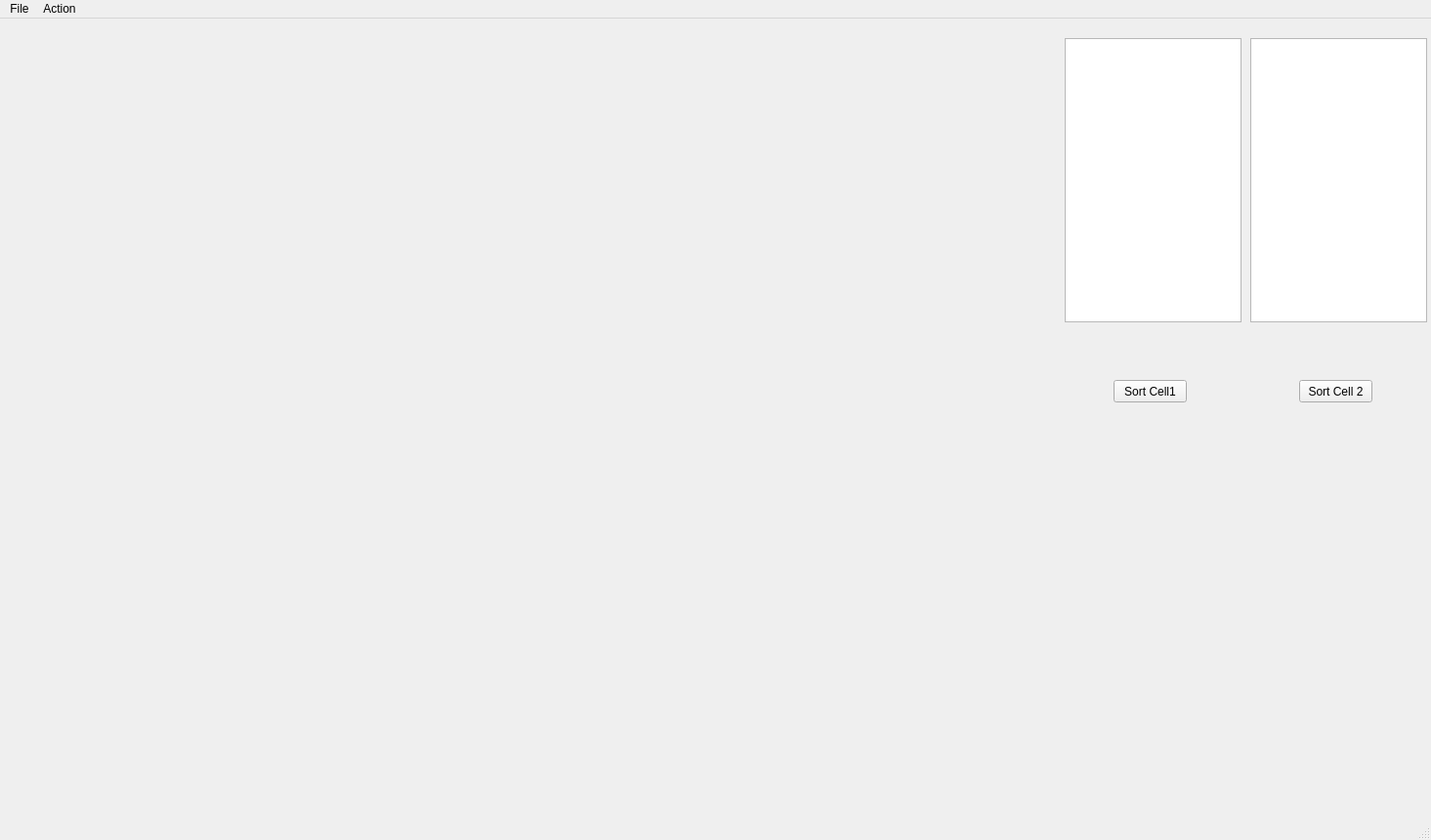
<?xml version="1.0" encoding="UTF-8"?>
<ui version="4.0">
 <class>MainWindow</class>
 <widget class="QMainWindow" name="MainWindow">
  <property name="geometry">
   <rect>
    <x>0</x>
    <y>0</y>
    <width>1465</width>
    <height>860</height>
   </rect>
  </property>
  <property name="windowTitle">
   <string>MainWindow</string>
  </property>
  <widget class="QWidget" name="centralwidget">
   <widget class="QTableView" name="tableView_2">
    <property name="geometry">
     <rect>
      <x>1280</x>
      <y>20</y>
      <width>181</width>
      <height>291</height>
     </rect>
    </property>
   </widget>
   <widget class="QTableView" name="tableView_3">
    <property name="geometry">
     <rect>
      <x>1090</x>
      <y>20</y>
      <width>181</width>
      <height>291</height>
     </rect>
    </property>
   </widget>
   <widget class="QPushButton" name="pushButton">
    <property name="geometry">
     <rect>
      <x>1140</x>
      <y>370</y>
      <width>75</width>
      <height>23</height>
     </rect>
    </property>
    <property name="text">
     <string>Sort Cell1</string>
    </property>
   </widget>
   <widget class="QPushButton" name="pushButton_2">
    <property name="geometry">
     <rect>
      <x>1330</x>
      <y>370</y>
      <width>75</width>
      <height>23</height>
     </rect>
    </property>
    <property name="text">
     <string>Sort Cell 2</string>
    </property>
   </widget>
   <widget class="QWidget" name="widget" native="true">
    <property name="geometry">
     <rect>
      <x>10</x>
      <y>10</y>
      <width>501</width>
      <height>471</height>
     </rect>
    </property>
   </widget>
   <widget class="QWidget" name="widget_2" native="true">
    <property name="geometry">
     <rect>
      <x>520</x>
      <y>10</y>
      <width>501</width>
      <height>471</height>
     </rect>
    </property>
   </widget>
   <widget class="QWidget" name="widget_3" native="true">
    <property name="geometry">
     <rect>
      <x>10</x>
      <y>510</y>
      <width>1011</width>
      <height>141</height>
     </rect>
    </property>
   </widget>
   <widget class="QWidget" name="widget_4" native="true">
    <property name="geometry">
     <rect>
      <x>10</x>
      <y>660</y>
      <width>1011</width>
      <height>141</height>
     </rect>
    </property>
   </widget>
  </widget>
  <widget class="QMenuBar" name="menubar">
   <property name="geometry">
    <rect>
     <x>0</x>
     <y>0</y>
     <width>1465</width>
     <height>21</height>
    </rect>
   </property>
   <widget class="QMenu" name="menuFile">
    <property name="title">
     <string>File</string>
    </property>
    <addaction name="actionOpen_Project"/>
    <addaction name="actionAdd_Video"/>
    <addaction name="actionImport_MS"/>
    <addaction name="separator"/>
    <addaction name="actionExport_MS"/>
    <addaction name="actionExport_Binary_List"/>
   </widget>
   <widget class="QMenu" name="menuAction">
    <property name="title">
     <string>Action</string>
    </property>
    <addaction name="actionSort_Cell"/>
   </widget>
   <addaction name="menuFile"/>
   <addaction name="menuAction"/>
  </widget>
  <widget class="QStatusBar" name="statusbar"/>
  <action name="actionOpen_Project">
   <property name="text">
    <string>Open Project</string>
   </property>
  </action>
  <action name="actionAdd_Video">
   <property name="text">
    <string>Add Video</string>
   </property>
  </action>
  <action name="actionImport_MS">
   <property name="text">
    <string>Import MS</string>
   </property>
  </action>
  <action name="actionExport_MS">
   <property name="text">
    <string>Export MS</string>
   </property>
  </action>
  <action name="actionExport_Binary_List">
   <property name="text">
    <string>Export Binary List</string>
   </property>
  </action>
  <action name="actionSort_Cell">
   <property name="text">
    <string>Sort Cell</string>
   </property>
  </action>
 </widget>
 <resources/>
 <connections/>
</ui>
